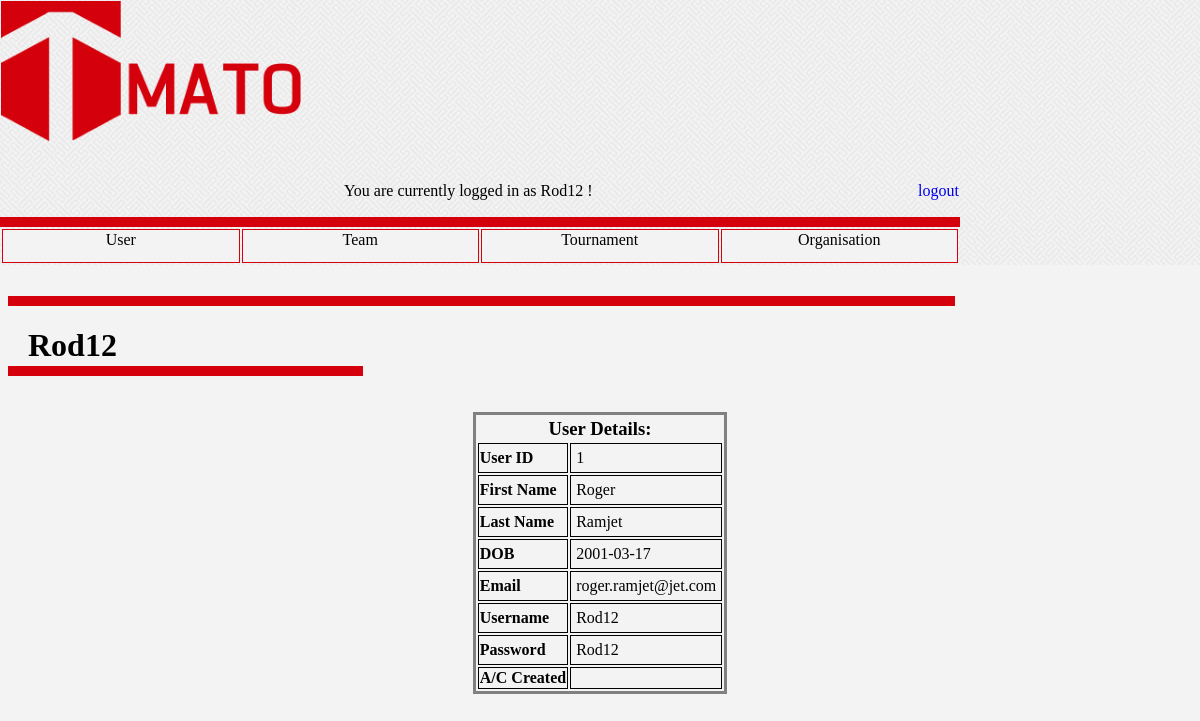
/user_account.php (signed in), run on the app's committed database.
### tables this page shows
CREATE TABLE `user` (
  `User_ID` int(11) NOT NULL,
  `User_FirstName` varchar(32) NOT NULL,
  `User_LastName` varchar(32) NOT NULL,
  `User_DOB` date NOT NULL,
  `User_EmailAdress` varchar(64) NOT NULL,
  `User_UserName` varchar(32) NOT NULL,
  `User_Password` varchar(32) NOT NULL,
  `User_PwordHash` varchar(64) NOT NULL,
  `User_Created` date NOT NULL,
  `User_Bio` text,
  `User_DisplayName` int(1) NOT NULL DEFAULT '0',
  `User_DisplayAge` int(1) NOT NULL DEFAULT '0'
);

### user_account.php (the view, shortened to what this page needs)
<!DOCTYPE html>
<html>
    <head>
        <link rel="stylesheet" type="text/css" href="css/tmato_theme.css">
        <link rel="stylesheet" type="text/css" href="css/style.css"/>
    </head>
    <body>
        <div class="nonScroll">
            <form method="post" action="php/login_handler.php">
                <table class="table_header">
                    <tr>
                        <td><a href = "homepage.php"><img src="resources\images\tmato.png" class="logo"></a></td>
                        <td>
                        </td>
                    </tr>
                    <tr>
                        <td><div class="spacerSmall"></div></td>
                    </tr>
                    <tr>
                    	<td>
                     	</td>
                        <td>
                            <?php
							if (isset($_SESSION['loggedin']) && $_SESSION['loggedin'] == true) {
                                echo "<p align='center'>You are currently logged in as " . $_SESSION['user'] . " !</p>"
                                ;
                            }
                            ?>
                        </td>
                        <td align="right">
                        <p align="right">
                        <?php
                        if (isset($_SESSION['loggedin']) && $_SESSION['loggedin'] == true) {
                        	echo "<a href='php/logout_handler.php' class='cleanLink'>logout</a>";
                        } else {
                            echo "<a href='registration.php' class='cleanLink'>Register</a>";
                        }
                        ?>
                        </p>
                     	</td>
                    </tr>
                </table>
            </form>
            <div class="pageBreak"></div>
            <div>
                <table class="table_nav">
                    <tr class="banner">
                        <td><a href ="user_account.php">User</a></td>
                        <td><a href ="team.php">Team</a></td>
                        <td><a href ="tournament.php">Tournament</a></td>
                        <td><a href ="organisation.php">Organisation</a></td>
                    </tr>
                </table>
            </div>
        </div>
        <div class="spacerLarge"></div>
        <div class="pageBreak"></div>
        <h1>
            <?php
            if (isset($_SESSION['loggedin']) && $_SESSION['loggedin'] == true) {
                echo $_SESSION['user'];
            } else {
                $_SESSION['loggedin'] = false;
                echo "User Name";
            }
            ?>
        </h1>
        <div class="headingBreak"></div>
        <div>
            <br><br>
            <div class="div_user">
                <table class="tbl_user">
                    <tr>
                        <th class="tbl_header" colspan="2">User Details:</th>
                    </tr>
                    <?php
                    if (isset($_SESSION['loggedin']) && $_SESSION['loggedin'] == true) {
                        $connection = mysqli_connect("localhost:3306", "root", "", "tmato_db");
                        $result = mysqli_query($connection, "SELECT * FROM user where User_UserName LIKE '{$_SESSION["user"]}';");
                        while ($output = mysqli_fetch_row($result)) {
                            echo"
                                <tr>
                                    <td class='th_user'>User ID</td><td class='td_user'>$output[0]</td>
                                </tr>
                                <tr>
                                    <td class='th_user'>First Name</td><td class='td_user'>$output[1]</td>
                                </tr>
                                <tr>
                                    <td class='th_user'>Last Name</td><td class='td_user'>$output[2]</td>
                                </tr>
                                <tr>
                                    <td class='th_user'>DOB</td><td class='td_user'>$output[3]</td>
                                </tr>
                                <tr>
                                    <td class='th_user'>Email</td><td class='td_user'>$output[4]</td>
                                </tr>
                                <tr>
                                    <td class='th_user'>Username</td><td class='td_user'>$output[5]</td>
                                </tr>
                                <tr>
                                    <td class='th_user'>Password</td><td class='td_user'>$output[6]</td>
                                </tr>
                                <tr>
                                    <td class='th_user'>A/C Created</td><td class='td_user'>$output[7]</td>
                                </tr>
                            ";
                        }
                    }
                    ?>
                </table>
            </div>
        </div>
    </body>
</html>

### css/tmato_theme.css (style rules this page uses)
.nonScroll { display: block; position: fixed; top: 0; left: 0; z-index: 1; width: 100%; height: 265px; background: url("../resources/images/maze_white.gif"); }
.banner td { width: 25%; height: 30px; border: 1px solid #D4000C; border-collapse: collapse; background-color: #F3F3F3; }
.banner a { width: 100%; height: 100%; display: block; text-decoration: none; color: black; text-align: center; vertical-align: middle; padding: 0px; }
.logo { max-width: 300px; max-height: 160px; }
.spacerSmall { height: 16px; }
.spacerLarge { height: 288px; }
.pageBreak { background-color: #D4000C; height: 10px; width: 80%; }
.headingBreak { background-color: #D4000C; height: 10px; width: 30%; margin-top: -20px; }
.cleanLink { text-decoration: none; }
p { width: 80%; margin-left: 20px; }
h1 { margin-left: 20px; }
body { background-color: #F3F3F3; }
.table_header { border-spacing: 0; table-layout: fixed; width: 80%; }
.table_nav { width: 80%; }

### css/style.css (style rules this page uses)
.tbl_header { font-size: 14pt; font-weight: bold; text-align: center; }
.tbl_user { margin: auto; border-style: solid; }
.th_user { border-style: solid; border-width: .5px; font-weight: bold; }
.td_user { border-style: solid; border-width: .5px; padding: 5px; }

### data on the page
user: User_ID "1", User_FirstName "Roger", User_LastName "Ramjet", User_DOB "2001-03-17", User_EmailAdress "roger.ramjet@jet.com", User_UserName "Rod12", User_Password "Rod12"

### other printed values
$_SESSION['user'] "Rod12"
